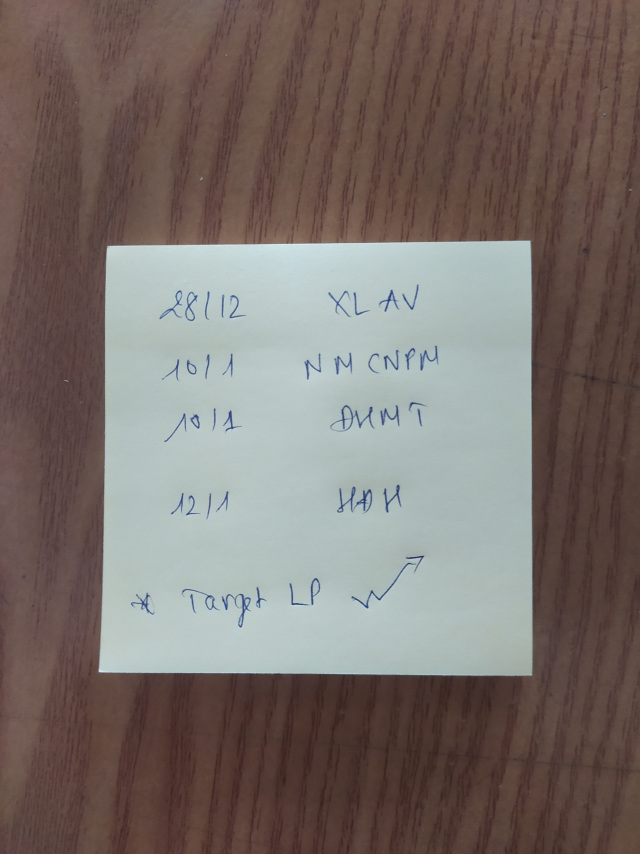
#> input picture img.jpg, 1920 x 2560 px (shown at 1/3 size)
$ python main.py
#> lines starting #> are read from the running program, lines starting #| are printed output that depends on the picture; after the words box and inside, x2 and y2 are one past the last pixel; in counts of white or black regions, pixels touching at a corner belong together
import cv2
import numpy as np

#ham tim duong vien
def mapp(h):
    h = h.reshape((4, 2))
    hnew = np.zeros((4, 2), dtype=np.float32)

    add = h.sum(1)
    hnew[0] = h[np.argmin(add)]
    hnew[2] = h[np.argmax(add)]

    diff = np.diff(h, axis=1)
    hnew[1] = h[np.argmin(diff)]
    hnew[3] = h[np.argmax(diff)]

    return hnew


#doc anh vao va resize anh
image = cv2.imread("img.jpg")
#> image is the input picture: shape (2560, 1920, 3); mean B, G, R 107.2, 112, 122
image = cv2.resize(image, (800, 600))
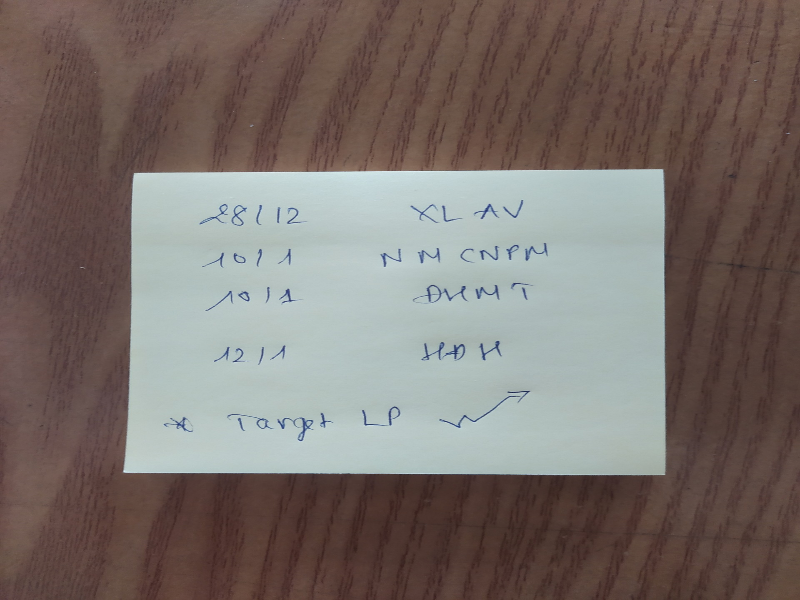
#> image: shape (600, 800, 3); mean B, G, R 107.1, 112, 121.9
#show anh goc
cv2.imshow("Source Image", image)
#tao ban sao
orig = image.copy()

#chuyen anh sang gray scale
gray = cv2.cvtColor(image, cv2.COLOR_BGR2GRAY)

#blur
blurred = cv2.GaussianBlur(gray, (5, 5),
                           0)
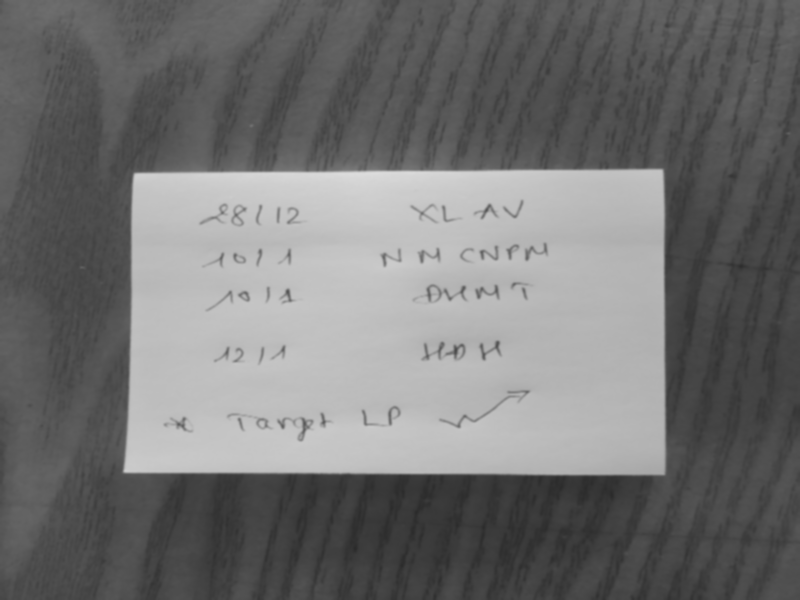
#> blurred: shape (600, 800); min 43, max 220, mean 114.4
#canny
edged = cv2.Canny(blurred, 30, 50)
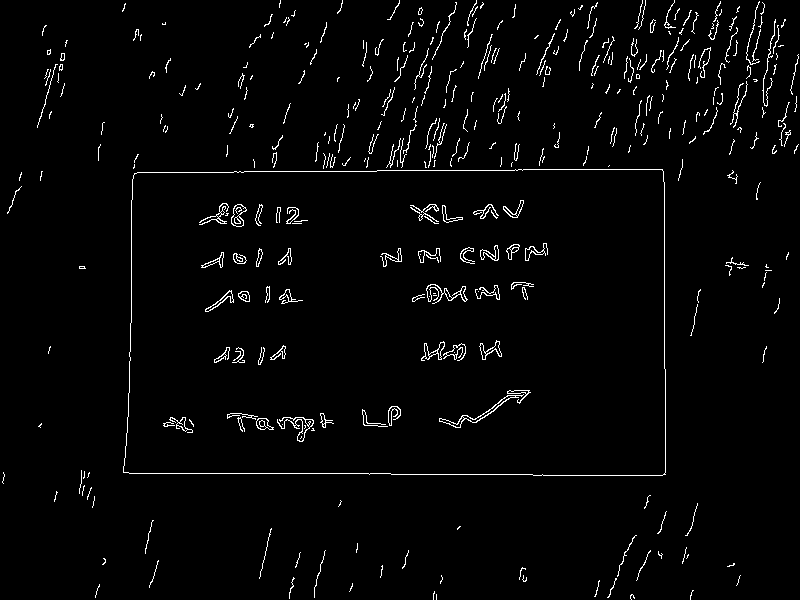
#> edged: shape (600, 800); 2.5% white in thin lines or dots


# truy xuat cac duong vien
contours, hierarchy = cv2.findContours(edged, cv2.RETR_LIST,
                                       cv2.CHAIN_APPROX_SIMPLE)
#> contours = 427 contours, 356 with area under 20; largest, box (x1, y1, x2, y2) and area: (123, 169, 666, 476) 162238, (123, 169, 666, 476) 162236, (439, 394, 524, 428) 289, (231, 204, 247, 227) 212, (231, 204, 247, 227) 167
contours = sorted(contours, key=cv2.contourArea, reverse=True)

# Lap tim cac duong vien cua hinh anh
for c in contours:
    p = cv2.arcLength(c, True)
    approx = cv2.approxPolyDP(c, 0.02 * p, True)

    if len(approx) == 4:
        target = approx
        break
#> this loop made 1 pass
#> (p, target) on pass 1: (1689.7, [[662, 169], [134, 173], [123, 472], [665, 474]])
approx = mapp(target)  # tim di vien cua to giay
#> in mapp, `h = h.reshape((4, 2))`: h = [[662, 169], [134, 173], [123, 472], [665, 474]]
#> in mapp, `add = h.sum(1)`: add = [831, 307, 595, 1139]
#> in mapp, `diff = np.diff(h, axis=1)`: diff = [-493, 39, 349, -191]
#> approx = [[134, 173], [662, 169], [665, 474], [123, 472]]

pts = np.float32([[0, 0], [800, 0], [800, 800], [0, 800]])  # cua so anh 800*800

op = cv2.getPerspectiveTransform(approx, pts)
#> op = [[1.58, 0.0581, -221.5], [0.0212, 2.8, -488.1], [3.92e-05, 9.16e-05, 1]]
dst = cv2.warpPerspective(orig, op, (800, 800))
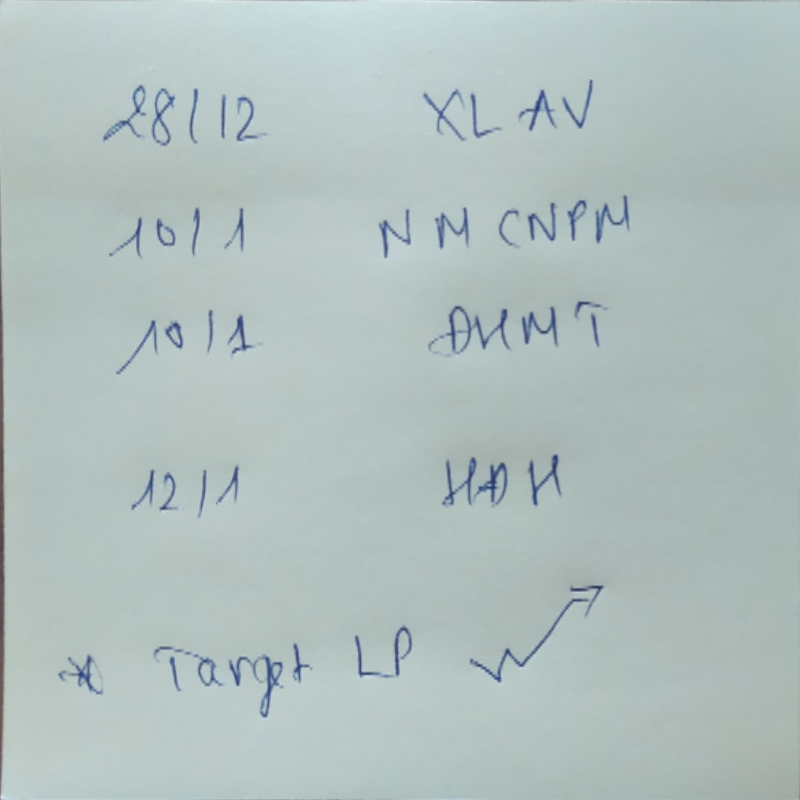
#> dst: shape (800, 800, 3); mean B, G, R 190.6, 191.8, 176.9

#show anh sau xu ly
cv2.imshow("Destination Image", dst)

# man hinh cho de so sanh 2 anh src va des
cv2.waitKey(0)
cv2.destroyAllWindows()
